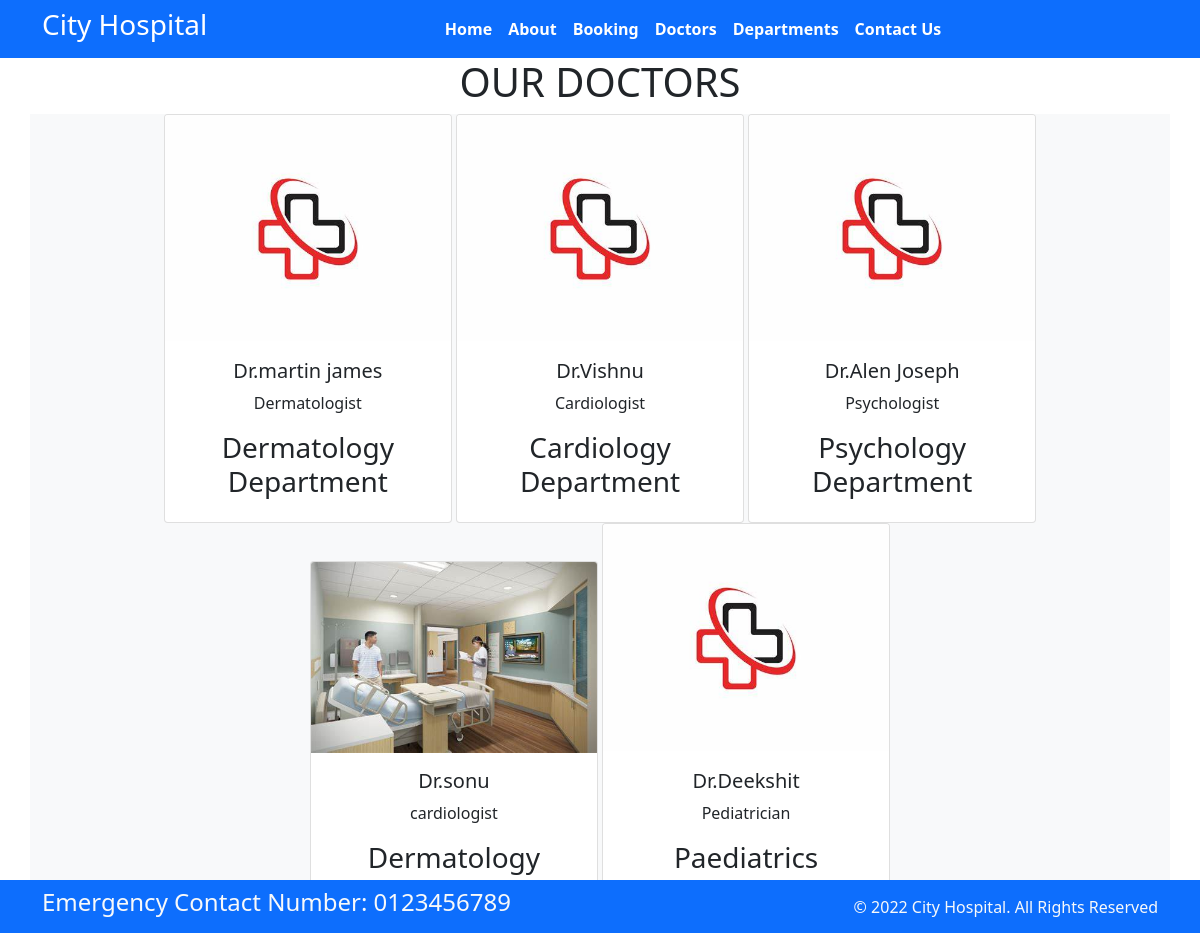
Page /doctors on the committed database.
### home/models.py (models this page shows, shortened)
class Doctors(models.Model):
    doc_name=models.CharField(max_length=100)
    doc_spec=models.CharField(max_length=100)
    dep_name=models.ForeignKey(Departments,on_delete=models.CASCADE)
    doc_image=models.ImageField(upload_to='doctors')

class Departments(models.Model):
    dep_name=models.CharField(max_length=100)
    dep_description=models.TextField()
    def __str__(self):
        return self.dep_name

### home/views.py (the view)
# urls.py: path('doctors', views.doctors,name='doctors'),
def doctors(request):
    dict_docs={
        'doctors':Doctors.objects.all()
    }
    return render(request,'doctors.html',dict_docs)

### templates/doctors.html (shortened to what this page needs)
{%extends 'base.html' %}
{%block content%}
<h1 class="text-center">OUR DOCTORS</h1>
<div class="container text-center bg-light">
{% for d in doctors%}
    <div class="card text-center" style="width: 18rem;display:inline-block">
        <img src="{{d.doc_image.url}}" class="card-img-top" alt="...">
        <div class="card-body">
          <h5 class="card-title">Dr.{{ d.doc_name}}</h5>
          <p class="card-text">{{ d.doc_spec}}</p>
          <h3 class="card-title">{{ d.dep_name}} Department</h3>
        </div>
      </div>
{%  endfor %}
</div>
{%endblock%}

### templates/base.html (shortened to what this page needs)
{%load static%}
<!DOCTYPE html>
<html>
  <head>
    <link rel="stylesheet"
      href=" https://cdn.jsdelivr.net/npm/bootstrap@5.1.3/dist/css/bootstrap.min.css ">
    <link rel="stylesheet"
      href="https://use.fontawesome.com/releases/v5.2.0/css/all.css">
    <link rel="stylesheet"
      href="{%static '/css/style.css'%}">
  </head>
  <body>
    <nav class="navbar bg-primary navbar-expand-md ">
      <div class="container">
        <div class="col-2 text-left pl-md-0">
          <h3 class="text-white"> City Hospital </h3>
        </div>
        <div
          class="collapse navbar-collapse justify-content-center col-md-8 navbar-collapse-3">
          <ul class="navbar-nav justify-content-center  fw-bold">
            <li class="nav-item active">
              <a class="nav-link text-white" href="{%url 'home'%}">Home </a>
            </li>
            <li class="nav-item">
              <a class="nav-link text-white" href="{% url 'about'%}">About</a>
            </li>
            <li class="nav-item">
              <a class="nav-link text-white" href="{% url 'booking'%}">Booking</a>
            </li>
            <li class="nav-item">
              <a class="nav-link text-white" href="{% url 'doctors'%}">Doctors</a>
            </li>
			 <li class="nav-item">
              <a class="nav-link text-white" href="{% url 'department'%}">Departments</a>
            </li>
            <li class="nav-item">
              <a class="nav-link text-white" href="{% url 'contacts'%}">Contact Us</a>
            </li>
          </ul>
        </div>
      </div>
    </nav>
    {%block content%}{%endblock%}
    <section class="fixed-bottom">
      <footer class="pt-2 pb-2  bg-primary text-light">
        <div class="container">
          <div class="row align-items-center">
            <div class="col-12 col-md-8">
              <h4>Emergency Contact Number: 0123456789</h4>
            </div>
            <div class="col-12 col-md-4 mt-4 mt-md-0 text-center text-md-end">
              © 2022 City Hospital. All Rights Reserved
            </div>
          </div>
        </div>
      </footer>
    </section>
  </body>
</html>

### rows in the picture
Doctors: doc_image (picture), doc_name "martin james", doc_spec "Dermatologist", dep_name "Dermatology"
Doctors: doc_image (picture), doc_name "Vishnu", doc_spec "Cardiologist", dep_name "Cardiology"
Doctors: doc_image (picture), doc_name "Alen Joseph", doc_spec "Psychologist", dep_name "Psychology"
Doctors: doc_image (picture), doc_name "sonu", doc_spec "cardiologist", dep_name "Dermatology"
Doctors: doc_image (picture), doc_name "Deekshit", doc_spec "Pediatrician", dep_name "Paediatrics"
